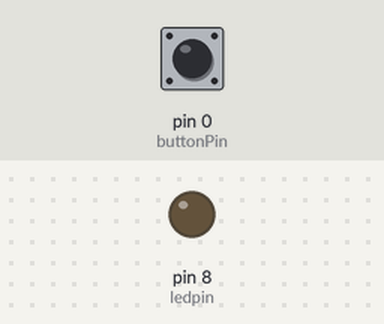
Simulated run of this sketch. Board: Arduino Uno, built with avr-gcc and run on an emulated ATmega328P. On the bench: output pins drawn as LEDs (lit = HIGH). The test bench sets the inputs (shaded band); at power-on: pin 0 (buttonPin) LOW.

Above: at 1.2 s.
1.3 s: pin 0 (buttonPin) pulled HIGH for 0.15 s
At 1.37 s:
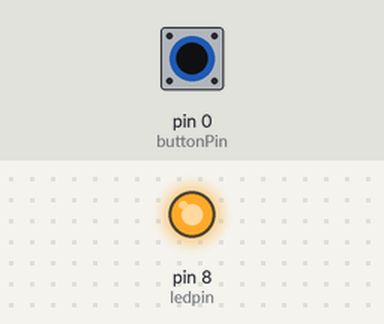
2.9 s: pin 0 (buttonPin) pulled HIGH for 3.2 s
At 7.3 s:
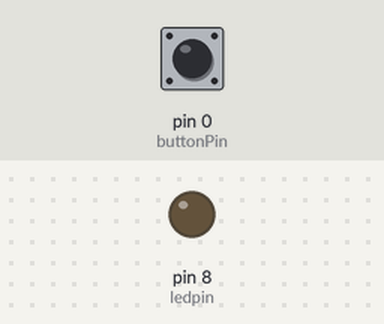
Timing chart, 0 to 8.8 s (numbered marks = the images above; inputs shaded):
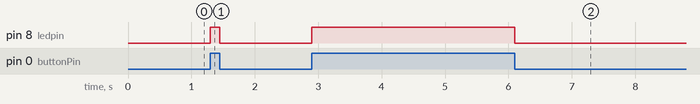

The sketch:

pushbutton.ino
```cpp
int buttonPin = 0;
int ledpin = 8;
int buttonstate ;

void setup() {
  // put your setup code here, to run once:
  pinMode(ledpin, OUTPUT);
  pinMode(buttonPin, INPUT);
}

void loop() {
  // put your main code here, to run repeatedly:
  buttonstate = digitalRead(buttonPin);
  if (buttonstate == HIGH) {
    digitalWrite(ledpin, HIGH);
  }
  else {
    digitalWrite(ledpin, LOW);
  }
}
```

Measured:
- after the input at 1.3 s, pin 8 (ledpin): LOW → HIGH at once, → LOW 0.15 s later
- after the input at 2.9 s, pin 8 (ledpin): LOW → HIGH at once, → LOW 3.2 s later
